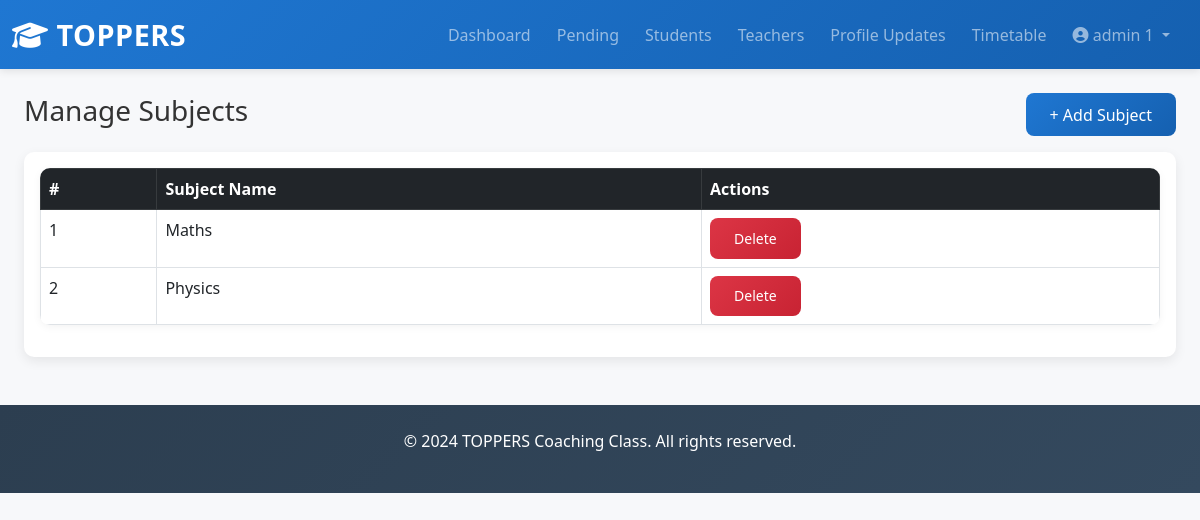
The app's page /admin-panel/manage-subjects/ (signed in) with its own data.
### toppers_project/core/models.py (models this page shows, shortened)
class CustomUser(AbstractUser):
    role = models.CharField(max_length=20, choices=ROLE_CHOICES)
    phone = models.CharField(max_length=20, blank=True)
    date_of_birth = models.DateField(null=True, blank=True)
    profile_image = models.ImageField(upload_to='profile_images/', null=True, blank=True)
    address = models.TextField(blank=True)
    status = models.CharField(max_length=20, choices=STATUS_CHOICES, default='pending')
    created_at = models.DateTimeField(auto_now_add=True)
    updated_at = models.DateTimeField(auto_now=True)
    class Meta:
        ordering = ['-created_at']

class Subject(models.Model):
    name = models.CharField(max_length=100, unique=True)

### toppers_project/admin_dashboard/views.py (the view)
    def wrapper(request, *args, **kwargs):
        if not request.user.is_authenticated or request.user.role != 'admin':
            return redirect('login')
        return view_func(request, *args, **kwargs)

### toppers_project/admin_dashboard/views.py (called while the page is built)
def admin_required(view_func):
    def wrapper(request, *args, **kwargs):
        if not request.user.is_authenticated or request.user.role != 'admin':
            return redirect('login')
        return view_func(request, *args, **kwargs)
    return wrapper

@login_required
@admin_required
def manage_subjects(request):
    subjects = Subject.objects.all()
    return render(request, 'admin_dashboard/manage_subjects.html', {
        'subjects': subjects
    })

### templates/admin_dashboard/manage_subjects.html
{% extends 'base.html' %}
{% block content %}
<div class="container-fluid mt-4">
    <div class="d-flex justify-content-between align-items-center mb-3">
        <h3>Manage Subjects</h3>
        <a href="{% url 'add_subject' %}" class="btn btn-primary">
            + Add Subject
        </a>
    </div>
    <div class="card">
        <div class="card-body">
            <table class="table table-bordered table-hover">
                <thead class="table-dark">
                    <tr>
                        <th>#</th>
                        <th>Subject Name</th>
                        <th>Actions</th>
                    </tr>
                </thead>
                <tbody>
                    {% for subject in subjects %}
                    <tr>
                        <td>{{ forloop.counter }}</td>
                        <td>{{ subject.name }}</td>
                        <td>
                            <a href="{% url 'delete_subject' subject.id %}"
                               class="btn btn-danger btn-sm"
                               onclick="return confirm('Delete this subject?')">
                                Delete
                            </a>
                        </td>
                    </tr>
                    {% empty %}
                    <tr>
                        <td colspan="3" class="text-center">No subjects found</td>
                    </tr>
                    {% endfor %}
                </tbody>
            </table>
        </div>
    </div>
</div>
{% endblock %}

### templates/base.html (shortened to what this page needs)
{% load static %}
<!DOCTYPE html>
<html lang="en">
<head>
    <link href="https://cdn.jsdelivr.net/npm/bootstrap@5.3.0/dist/css/bootstrap.min.css" rel="stylesheet">
    <link rel="stylesheet" href="https://cdnjs.cloudflare.com/ajax/libs/font-awesome/6.4.0/css/all.min.css">
    <link rel="stylesheet" href="{% static 'css/style.css' %}">
</head>
<body>
    {% if user.is_authenticated %}
    <nav class="navbar navbar-expand-lg navbar-dark bg-primary sticky-top">
        <div class="container-fluid">
            <a class="navbar-brand fw-bold" href="{% url 'home' %}">
                <i class="fas fa-graduation-cap"></i> TOPPERS
            </a>
            <div class="collapse navbar-collapse" id="navbarNav">
                <ul class="navbar-nav ms-auto">
                    {% if user.role == 'admin' %}
                        <li class="nav-item"><a class="nav-link" href="{% url 'admin_dashboard' %}">Dashboard</a></li>
                        <li class="nav-item"><a class="nav-link" href="{% url 'pending_registrations' %}">Pending</a></li>
                        <li class="nav-item"><a class="nav-link" href="{% url 'all_students' %}">Students</a></li>
                        <li class="nav-item"><a class="nav-link" href="{% url 'all_teachers' %}">Teachers</a></li>
                        <li class="nav-item"><a class="nav-link" href="{% url 'approve_profile_updates' %}">Profile Updates</a></li>
                        <li class="nav-item"><a class="nav-link" href="{% url 'manage_timetable' %}">Timetable</a></li>
                    {% elif user.role == 'teacher' %}
                        <li class="nav-item"><a class="nav-link" href="{% url 'teacher_dashboard' %}">Dashboard</a></li>
                        <li class="nav-item"><a class="nav-link" href="{% url 'teacher_lectures' %}">Lectures</a></li>
                        <li class="nav-item"><a class="nav-link" href="{% url 'teacher_salary' %}">Salary</a></li>
                    {% endif %}
                    <li class="nav-item dropdown">
                        <a class="nav-link dropdown-toggle" href="#" id="userDropdown" role="button" data-bs-toggle="dropdown">
                            <i class="fas fa-user-circle"></i> {{ user.get_full_name }}
                        </a>
                    </li>
                </ul>
            </div>
        </div>
    </nav>
    {% endif %}
    <div class="container-fluid">
        {% block content %}{% endblock %}
    </div>
    <footer class="bg-dark text-white text-center py-4 mt-5">
        <p>&copy; 2024 TOPPERS Coaching Class. All rights reserved.</p>
    </footer>
</body>
</html>

### toppers_project/static/css/style.css (style rules this page uses)
:root { --primary-color: #1f77d2; --secondary-color: #28a745; --danger-color: #dc3545; --warning-color: #ffc107; --light-bg: #f7f8fa; --border-color: #dee2e6; }
* { margin: 0; padding: 0; box-sizing: border-box; }
body { background-color: var(--light-bg); font-family: 'Segoe UI', Tahoma, Geneva, Verdana, sans-serif; color: #333; }
.navbar { background: linear-gradient(135deg, var(--primary-color) 0%, #1560b0 100%) !important; box-shadow: 0 2px 8px rgba(0, 0, 0, 0.1); }
.navbar-brand { font-size: 1.8rem; letter-spacing: 0.5px; }
.nav-link { transition: all 0.3s ease; margin-right: 10px; }
.card { border: none; border-radius: 10px; box-shadow: 0 4px 12px rgba(0, 0, 0, 0.08); transition: all 0.3s ease; margin-bottom: 20px; cursor: pointer; }
.btn { border-radius: 8px; padding: 0.6rem 1.5rem; font-weight: 500; transition: all 0.3s ease; border: none; }
.btn-primary { background: linear-gradient(135deg, var(--primary-color) 0%, #1560b0 100%); color: white; }
.btn-danger { background: linear-gradient(135deg, var(--danger-color) 0%, #c82333 100%); color: white; }
.table { background: white; border-radius: 10px; overflow: hidden; box-shadow: 0 2px 8px rgba(0, 0, 0, 0.05); }
.table thead { background: var(--light-bg); font-weight: 600; color: #333; }
footer { background: linear-gradient(135deg, #2c3e50 0%, #34495e 100%); margin-top: 3rem; }

### records on screen
CustomUser: get_full_name "admin 1"
Subject: name "Maths"
Subject: name "Physics"
